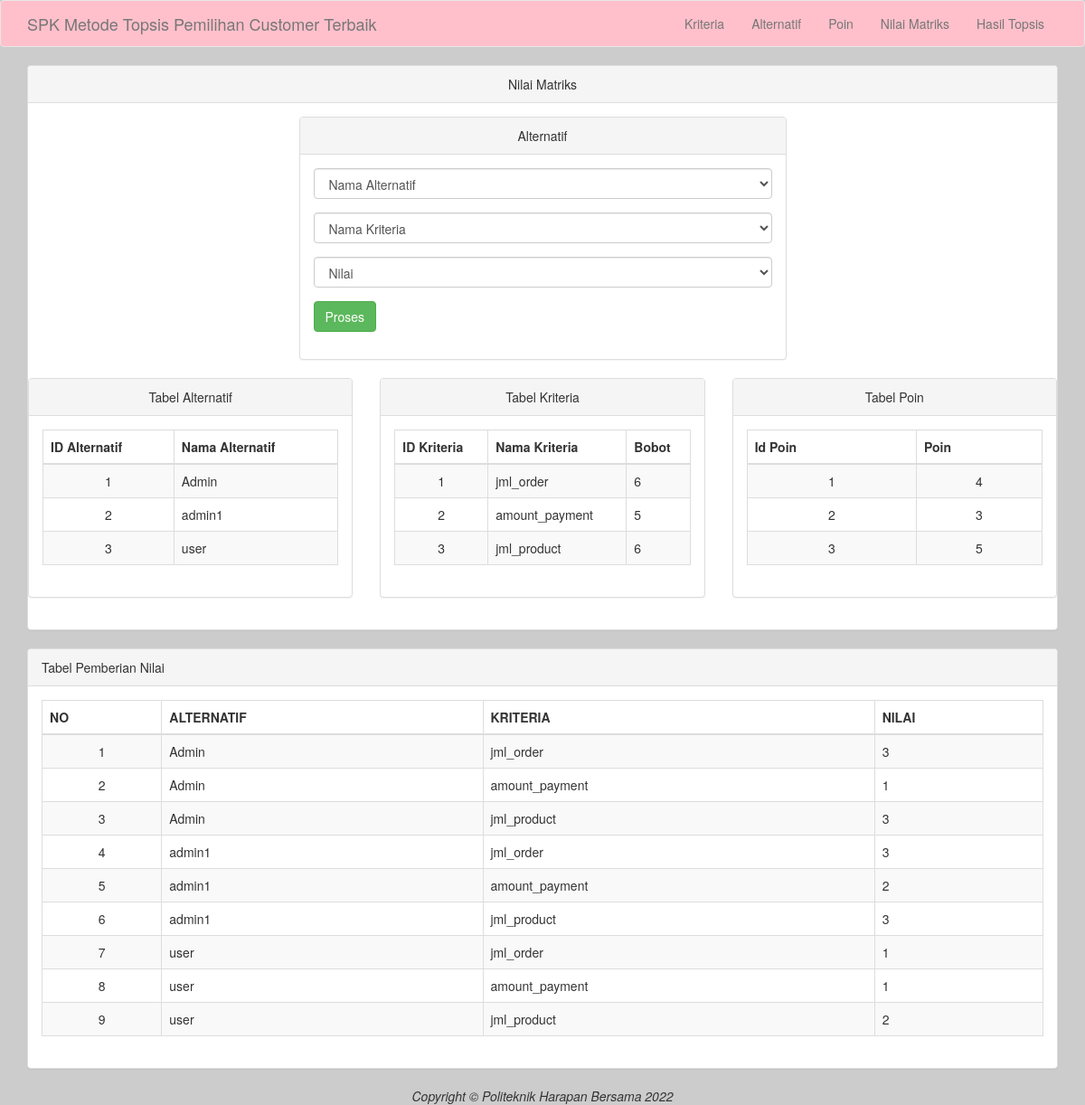
The page /nilmat.php on the database its author committed.
### tables this page shows
CREATE TABLE `tab_alternatif` (
  `id_alternatif` int(11) NOT NULL,
  `nama_alternatif` varchar(50) NOT NULL
);

CREATE TABLE `tab_kriteria` (
  `id_kriteria` varchar(10) NOT NULL,
  `nama_kriteria` varchar(50) NOT NULL,
  `bobot` float NOT NULL
);

CREATE TABLE `tab_poin` (
  `id_poin` varchar(10) NOT NULL,
  `poin` varchar(10) NOT NULL
);

CREATE TABLE `tab_topsis` (
  `id_alternatif` varchar(10) NOT NULL,
  `id_kriteria` varchar(10) NOT NULL,
  `nilai` float NOT NULL
);

### nilmat.php (the view, shortened to what this page needs)
<?php
include("koneksi.php");
 ?>
<!DOCTYPE html>
<html>
  <head>
    <link href="tampilan/css/bootstrap.min.css" rel="stylesheet">
    <link href="tampilan/font-awesome/css/font-awesome.min.css" rel="stylesheet" type="text/css">
  </head>
  <body>
    <nav class="navbar navbar-default navbar-custom navbar-dark bg-dark" style='background-color:pink;'>
      <div class="container">
        <div class="navbar-header">
          <a class="navbar-brand" href="index.php">SPK Metode Topsis Pemilihan Customer Terbaik</a>
        </div>
        <div class="collapse navbar-collapse">
          <ul class="nav navbar-nav navbar-right">
            <li>
              <a href="kriteria.php">Kriteria</a>
            </li>
            <li>
              <a href="alternatif.php">Alternatif</a>
            </li>
            <li>
              <a href="poin.php">Poin</a>
            </li>
            <li>
              <a href="nilmat.php">Nilai Matriks</a>
            </li>
            <li>
              <a href="hastop.php">Hasil Topsis</a>
            </li>
          </ul>
        </div>
      </div>
    </nav>
    <div class="container">
      <div class="row">
        <div class="col-lg-12">
          <div class="panel panel-default">
            <div class="panel-heading text-center">
              Nilai Matriks
            </div>
            <div class="panel-body">
              <div class="row">
                <div class="col-lg-6 col-lg-offset-3">
                  <div class="panel panel-default">
                    <div class="panel-heading text-center">
                      Alternatif
                    </div>
                    <div class="panel-body">
                      <div class="row">
                        <div class="col-lg-12">
                          <form class="form" action="tambahnilmat.php" method="post">
                            <div class="form-group">
                              <select class="form-control" name="alter">
                                <option>Nama Alternatif</option>
                              </select>
                            </div>
                            <div class="form-group">
                              <select class="form-control" name="krit">
                                <option>Nama Kriteria</option>
                              </select>
                            </div>
                            <div class="form-group">
                              <select class="form-control" name="nilai">
                                <option>Nilai</option>
                              </select>
                            </div>
                            <div class="form-group">
                              <button type="submit" class="btn btn-success">Proses</button>
                            </div>
                          </form>
                        </div>
                      </div>
                    </div>
                  </div>
                </div>
              <div class="row">
                <div class="col-xs-6 col-md-4">
                  <div class="panel panel-default">
                    <div class="panel-heading text-center">
                      Tabel Alternatif
                    </div>
                    <div class="panel-body">
                      <div class="row">
                        <div class="col-lg-12">
                          <?php
                           $sql = $koneksi->query('SELECT * FROM tab_alternatif');
                           ?>
                          <table class="table table-striped table-bordered table-hover">
                            <thead>
                              <tr>
                                <th>ID Alternatif</th>
                                <th>Nama Alternatif</th>
                              </tr>
                            </thead>
                            <tbody>
                              <?php
                              while ($row = $sql->fetch_array()) {
                                echo ("<tr><td align=\"center\">".$row[0]."</td>");
                                echo ("<td align=\"left\">".$row[1]."</td>");
                                echo "</tr>";
                              }
                               ?>
                            </tbody>
                          </table>
                        </div>
                      </div>
                    </div>
                  </div>
                </div>
                <div class="col-xs-6 col-md-4">
                  <div class="panel panel-default">
                    <div class="panel-heading text-center">
                      Tabel Kriteria
                    </div>
                    <div class="panel-body">
                      <div class="row">
                        <div class="col-lg-12">
                          <?php
                          $sql = $koneksi->query('SELECT * FROM tab_kriteria');
                           ?>
                          <table class="table table-striped table-bordered table-hover">
                            <thead>
                              <tr>
                                <th>ID Kriteria</th>
                                <th>Nama Kriteria</th>
                                <th>Bobot</th>
                              </tr>
                            </thead>
                            <tbody>
                              <?php
                              while ($row = $sql->fetch_array()) {
                                echo ("<tr><td align=\"center\">".$row[0]."</td>");
                                echo ("<td align=\"left\">".$row[1]."</td>");
                                echo ("<td align=\"left\">".$row[2]."</td>");
                                echo "</tr>";
                              }
                               ?>
                            </tbody>
                          </table>
                        </div>
                      </div>
                    </div>
                  </div>
                </div>
                <div class="col-xs-6 col-md-4">
                  <div class="panel panel-default">
                    <div class="panel-heading text-center">
                      Tabel Poin
                    </div>
                    <div class="panel-body">
                      <div class="row">
                        <div class="col-lg-12">
                          <?php
                          $sql = $koneksi->query('SELECT * FROM tab_poin');
                          ?>
                          <table class="table table-striped table-bordered table-hover">
                            <thead>
                              <tr>
                                <th>Id Poin</th>
                                <th>Poin</th>
                              </tr>
                            </thead>
                            <tbody>
                              <?php
                              while ($row = $sql->fetch_array()) {
                                echo ("<tr><td align=\"center\">".$row[0]."</td>");
                                echo ("<td align=\"center\">".$row[1]."</td>");
                                echo "</tr>";
                              }
                               ?>
                            </tbody>
                          </table>
                        </div>
                      </div>
                    </div>
                  </div>
                </div>
              </div>
            </div>
          </div>
        </div>
        </div>
        </div>
        </div>
        <div class="container">
          <div class="row">
            <div class="col-lg-12">
              <div class="panel panel-default">
                <div class="panel-heading">
                  Tabel Pemberian Nilai
                </div>
                <div class="panel-body">
                  <?php
                  $sql = $koneksi->query("SELECT * FROM tab_topsis
                  JOIN tab_alternatif ON tab_topsis.id_alternatif=tab_alternatif.id_alternatif
                  JOIN tab_kriteria ON tab_topsis.id_kriteria=tab_kriteria.id_kriteria") or die (mysql_error());
                   ?>
                  <table class="table table-striped table-bordered table-hover">
                    <thead>
                      <tr>
                        <th>NO</th>
                        <th>ALTERNATIF</th>
                        <th>KRITERIA</th>
                        <th>NILAI</th>
                      </tr>
                    </thead>
                    <tbody>
                      <?php
                      $no=1;
                      while ($row = $sql->fetch_array())
                      {
                        $nmkriteria   =$row['nama_kriteria'];
                        echo ("<tr><td align=\"center\">".$no."</td>");
                        echo ("<td align=\"left\">".$row[4]."</td>");
                        echo ("<td align=\"left\">".$nmkriteria."</td>");
                        echo ("<td align=\"left\">".$row[2]."</td>");
                        echo "</tr>";
                        $no++;
                      }
                       ?>
                    </tbody>
                  </table>
                </div>
              </div>
            </div>
          </div>
        </div>
        <footer class="text-center">
          <div class="footer-below">
            <div class="container">
              <div class="row">
                <div class="col-lg-12">
                  <em>Copyright &copy; Politeknik Harapan Bersama 2022</em>
                </div>
              </div>
            </div>
          </div>
        </footer>
  </body>
</html>

### nilmat.php (style rules this page uses)
body { background-color: #ccc; }

### rows shown on the page
tab_alternatif: id_alternatif "1", nama_alternatif "Admin"
tab_alternatif: id_alternatif "2", nama_alternatif "admin1"
tab_alternatif: id_alternatif "3", nama_alternatif "user"
tab_kriteria: id_kriteria "1", nama_kriteria "jml_order", bobot "6"
tab_kriteria: id_kriteria "2", nama_kriteria "amount_payment", bobot "5"
tab_kriteria: id_kriteria "3", nama_kriteria "jml_product", bobot "6"
tab_poin: id_poin "1", poin "4"
tab_poin: id_poin "2", poin "3"
tab_poin: id_poin "3", poin "5"
tab_topsis: id_alternatif.nama_alternatif "Admin", id_kriteria.nama_kriteria "jml_order", nilai "3"
tab_topsis: id_alternatif.nama_alternatif "Admin", id_kriteria.nama_kriteria "amount_payment", nilai "1"
tab_topsis: id_alternatif.nama_alternatif "Admin", id_kriteria.nama_kriteria "jml_product", nilai "3"
tab_topsis: id_alternatif.nama_alternatif "admin1", id_kriteria.nama_kriteria "jml_order", nilai "3"
tab_topsis: id_alternatif.nama_alternatif "admin1", id_kriteria.nama_kriteria "amount_payment", nilai "2"
tab_topsis: id_alternatif.nama_alternatif "admin1", id_kriteria.nama_kriteria "jml_product", nilai "3"
tab_topsis: id_alternatif.nama_alternatif "user", id_kriteria.nama_kriteria "jml_order", nilai "1"
tab_topsis: id_alternatif.nama_alternatif "user", id_kriteria.nama_kriteria "amount_payment", nilai "1"
tab_topsis: id_alternatif.nama_alternatif "user", id_kriteria.nama_kriteria "jml_product", nilai "2"
